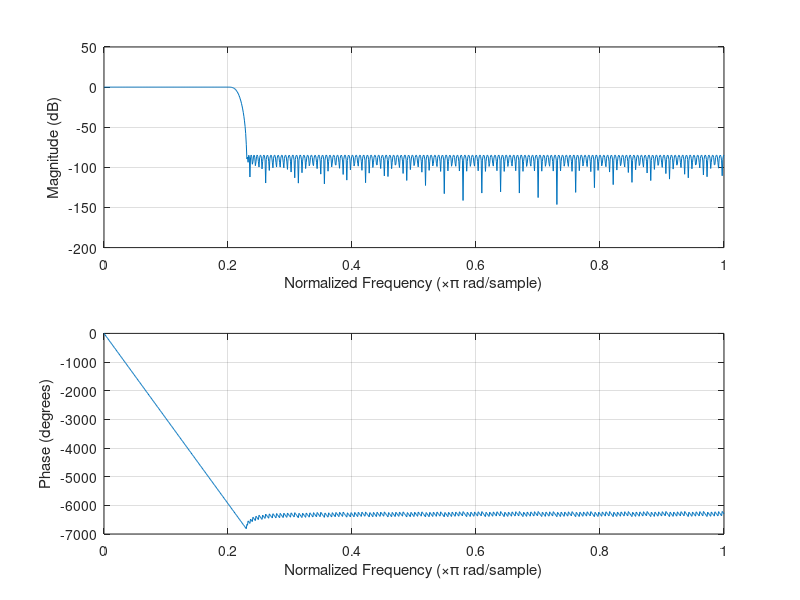

MATLAB code to generate this figure: (Note: this script raises an error after producing the figure.)
% Jaiden Lemm - Advanced VLSI Midterm Project - This code will scale and
% quantize the filter and plot the results, comparing it to the original
% unquantized code.

clear; clf; close all;

%% Variable and filter setup
ntap = 330;
ftap = [0 0.2 0.23 1];
Atap = [1 1 0 0];

taps = firpm(ntap,ftap,Atap);
freqz(taps,1,512)

%% Filter taps scaling
% Since the filter taps are all decimals, we can scale the taps by some 
% factor, truncate, and then divide the output by said factor after
% performing the FIR operation

scale = 2^16;
bits = 16;

tapsb = strcat('0b',dec2bin(taps*scale,bits),'s',string(bits));

tapsb2d = bin2dec(tapsb)/scale;

figure
freqz(tapsb2d,1,512)
